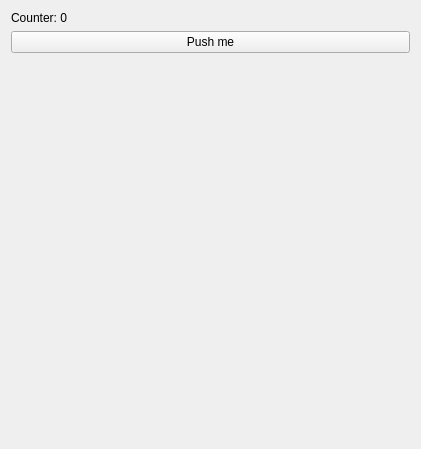
<?xml version="1.0" encoding="UTF-8"?>
<ui version="4.0">
 <class>ParamPanel</class>
 <widget class="QWidget" name="ParamPanel">
  <property name="geometry">
   <rect>
    <x>0</x>
    <y>0</y>
    <width>421</width>
    <height>449</height>
   </rect>
  </property>
  <property name="windowTitle">
   <string>Form</string>
  </property>
  <layout class="QVBoxLayout" name="verticalLayout">
   <item>
    <widget class="QLabel" name="label">
     <property name="text">
      <string>Counter: 0</string>
     </property>
    </widget>
   </item>
   <item>
    <widget class="QPushButton" name="pushButton">
     <property name="text">
      <string>Push me</string>
     </property>
    </widget>
   </item>
   <item>
    <spacer name="verticalSpacer">
     <property name="orientation">
      <enum>Qt::Vertical</enum>
     </property>
     <property name="sizeHint" stdset="0">
      <size>
       <width>20</width>
       <height>40</height>
      </size>
     </property>
    </spacer>
   </item>
  </layout>
 </widget>
 <resources/>
 <connections/>
</ui>
